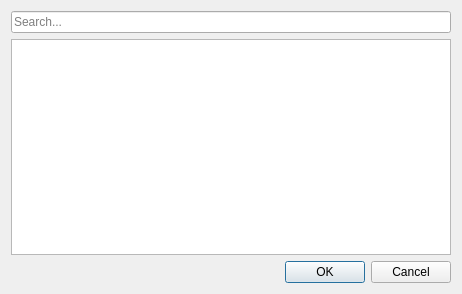
<?xml version="1.0" encoding="UTF-8"?>
<ui version="4.0">
 <class>ObjectSelectDialog</class>
 <widget class="QDialog" name="ObjectSelectDialog">
  <property name="geometry">
   <rect>
    <x>0</x>
    <y>0</y>
    <width>462</width>
    <height>294</height>
   </rect>
  </property>
  <property name="windowTitle">
   <string>Object Selector</string>
  </property>
  <layout class="QVBoxLayout" name="verticalLayout">
   <item>
    <widget class="QLineEdit" name="lineEdit">
     <property name="placeholderText">
      <string>Search...</string>
     </property>
    </widget>
   </item>
   <item>
    <widget class="QListWidget" name="listWidget">
     <property name="alternatingRowColors">
      <bool>true</bool>
     </property>
    </widget>
   </item>
   <item>
    <widget class="QDialogButtonBox" name="buttonBox">
     <property name="orientation">
      <enum>Qt::Horizontal</enum>
     </property>
     <property name="standardButtons">
      <set>QDialogButtonBox::Cancel|QDialogButtonBox::Ok</set>
     </property>
    </widget>
   </item>
  </layout>
 </widget>
 <resources/>
 <connections>
  <connection>
   <sender>buttonBox</sender>
   <signal>accepted()</signal>
   <receiver>ObjectSelectDialog</receiver>
   <slot>accept()</slot>
   <hints>
    <hint type="sourcelabel">
     <x>248</x>
     <y>254</y>
    </hint>
    <hint type="destinationlabel">
     <x>157</x>
     <y>274</y>
    </hint>
   </hints>
  </connection>
  <connection>
   <sender>buttonBox</sender>
   <signal>rejected()</signal>
   <receiver>ObjectSelectDialog</receiver>
   <slot>reject()</slot>
   <hints>
    <hint type="sourcelabel">
     <x>316</x>
     <y>260</y>
    </hint>
    <hint type="destinationlabel">
     <x>286</x>
     <y>274</y>
    </hint>
   </hints>
  </connection>
 </connections>
</ui>
